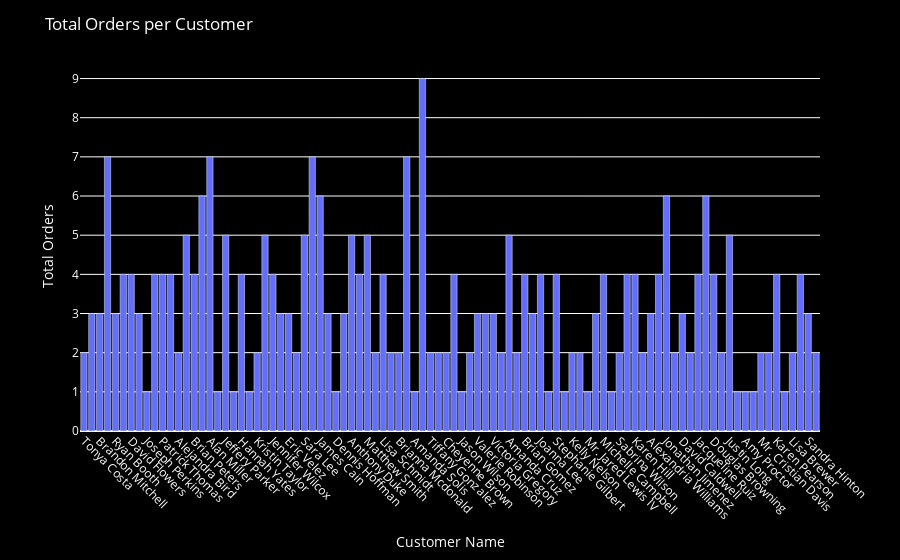

Notebook code cell kept with this figure:
### Markdown cell above
db.orders.aggregate([
  {
    $group: {
      _id: "$o_customerID",
      customerName: { $first: "$customerName" },
      totalOrders: { $sum: 1 }
    }
  },
  {
    $lookup: {
      from: "customer",
      localField: "_id",
      foreignField: "customerID",
      as: "customerDetails"
    }
  },
  {
    $unwind: "$customerDetails"
  },
  {
    $project: {
      _id: 0,
      customerID: "$_id",
      customerName: "$customerDetails.customerName",
      totalOrders: 1
    }
  }
])

### Code cell
collection= db['orders']
pipeline = [
    {
        "$group": {
            "_id": "$o_customerID",
            "customerName": {"$first": "$customerName"},
            "totalOrders": {"$sum": 1}
        }
    },
    {
        "$lookup": {
            "from": "customer",
            "localField": "_id",
            "foreignField": "customerID",
            "as": "customerDetails"
        }
    },
    {
        "$unwind": "$customerDetails"
    },
    {
        "$project": {
            "_id": 0,
            "customerID": "$_id",
            "customerName": "$customerDetails.customerName",
            "totalOrders": 1
        }
    }
]

result = list(db.orders.aggregate(pipeline))
res = list(collection.aggregate(pipeline))

df = pd.DataFrame(result)

# Create a bar plot using Plotly Express
fig = px.bar(df, x='customerName', y='totalOrders', labels={'customerName': 'Customer Name', 'totalOrders': 'Total Orders'})
fig.update_layout(
    title='Total Orders per Customer',
    xaxis=dict(title='Customer Name'),
    yaxis=dict(title='Total Orders'),
    plot_bgcolor='black',
    paper_bgcolor='black',
    font=dict(color='white')
)
fig.update_xaxes(tickangle=45)  # Rotate x-axis labels for better readability
fig.show()

### Figure 1 — Plotly figure (JSON) as saved in the notebook; plotly's stock layout.template omitted (floating-point values rounded to 4 significant figures)
{"data": [{"alignmentgroup": "True", "hovertemplate": "Customer Name=%{x}<br>Total Orders=%{y}<extra></extra>", "legendgroup": "", "marker": {"color": "#636efa", "pattern": {"shape": ""}}, "name": "", "offsetgroup": "", "orientation": "v", "showlegend": false, "textposition": "auto", "type": "bar", "x": ["Tonya Costa", "Jason Owens", "Brandon Mitchell", "Mario Summers", "Ryan Booth", "Jordan Christensen", "David Flowers", "Rebecca Gillespie", "Joseph Perkins", "John Wright", "Patrick Thomas", "Glenda Mckenzie", "Alejandra Bird", "Jessica Bishop", "Brian Peters", "Benjamin Jones", "Alan Miller", "Debra Maldonado", "Jeffery Parker", "Michaela Chandler", "Hannah Yates", "Stephanie Turner", "Kristin Taylor", "Jasmine Padilla", "Jennifer Wilcox", "Katelyn Martinez", "Eric Velez", "Paul Calderon", "Sara Lee", "Kevin Cherry", "James Cain", "Bradley Smith", "Dennis Hoffman", "Ebony Knight", "Anthony Duke", "Joshua Chavez", "Matthew Smith", "Katrina Sanders", "Lisa Schmidt", "James Stewart", "Brianna Mcdonald", "Kristin Rosario", "Amanda Solis", "Patricia Curtis", "Tiffany Gonzalez", "Curtis Huang", "Cheyenne Brown", "Jenny Fernandez", "Jason Wilson", "Kimberly Weaver", "Valerie Robinson", "Nicholas Roberts", "Victoria Gregory", "Rachel Gonzalez", "Amanda Cruz", "James Davis", "Brian Gomez", "Patrick Pierce", "Joanna Lee", "Matthew Myers", "Stephanie Gilbert", "Francisco Smith", "Kelly Nelson", "Christina Greene", "Mr. Jared Lewis IV", "Steven Scott", "Michelle Campbell", "Jonathan Callahan", "Sabrina Wilson", "Billy Orozco", "Karen Hill", "Curtis Mullins", "Alexandria Williams", "Ashley Avila", "Jonathan Jimenez", "Eric Mccoy", "David Caldwell", "Renee Garcia", "Jacqueline Ruiz", "Jacob Edwards", "Douglas Browning", "Tonya Nelson DVM", "Justin Long", "Gregory Lawrence", "Amy Proctor", "Monica Jones", "Mr. Cristian Davis", "Terry Martin", "Karen Pearson", "Jason Graham", "Lisa Brewer", "Lynn Baker", "Sandra Hinton", "Zachary White"], "xaxis": "x", "y": [2, 3, 3, 7, 3, 4, 4, 3, 1, 4, 4, 4, 2, 5, 4, 6, 7, 1, 5, 1, 4, 1, 2, 5, 4, 3, 3, 2, 5, 7, 6, 3, 1, 3, 5, 4, 5, 2, 4, 2, 2, 7, 1, 9, 2, 2, 2, 4, 1, 2, 3, 3, 3, 2, 5, 2, 4, 3, 4, 1, 4, 1, 2, 2, 1, 3, 4, 1, 2, 4, 4, 2, 3, 4, 6, 2, 3, 2, 4, 6, 4, 2, 5, 1, 1, 1, 2, 2, 4, 1, 2, 4, 3, 2], "yaxis": "y"}], "layout": {"barmode": "relative", "font": {"color": "white"}, "legend": {"tracegroupgap": 0}, "margin": {"t": 60}, "paper_bgcolor": "black", "plot_bgcolor": "black", "title": {"text": "Total Orders per Customer"}, "xaxis": {"anchor": "y", "domain": [0, 1], "tickangle": 45, "title": {"text": "Customer Name"}}, "yaxis": {"anchor": "x", "domain": [0, 1], "title": {"text": "Total Orders"}}}}
